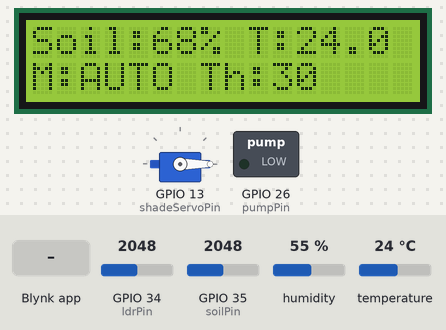
Simulated run of this sketch. Board: ESP32. Shown: 16×2 character LCD, servo, switched loads named in the sketch (green lamp = pin HIGH). The inputs (shaded band) are chosen by the test bench; at power-on: GPIO 35 (soilPin) = 2048, GPIO 34 (ldrPin) = 2048, humidity 55 %, temperature 24 °C. WiFi joins after 1.5 s; servers stay silent unless stated; the local clock reads 2024-03-15 10:24:30 at power-on unless the sketch sets it; what the sketch prints to the serial monitor is not drawn.

Above: at 5.5 s.
5.6 s: Blynk app writes 1 to V10
At 6.3 s:
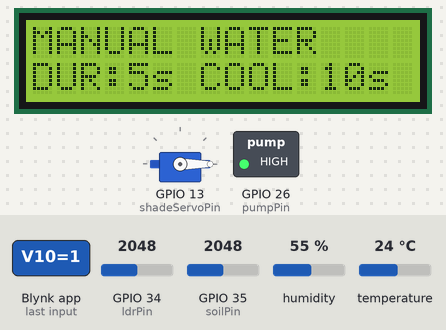
21.1 s: GPIO 35 (soilPin) set to 3117
At 23.5 s:
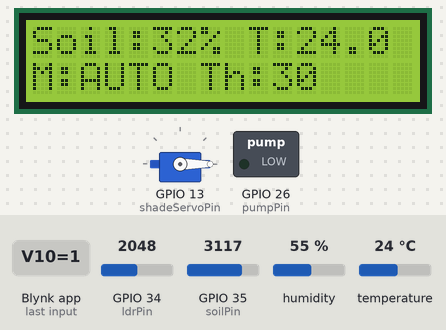
24.4 s: GPIO 35 (soilPin) set to 3240
At 27.7 s:
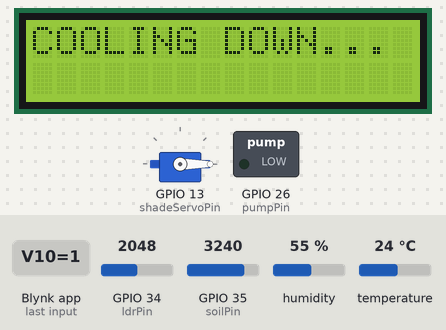
30.4 s: Blynk app writes 200 to V16
At 38.25 s:
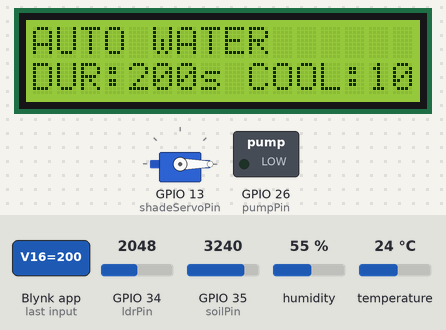
Timing chart, 0 to 39.8 s (numbered marks = the images above; inputs shaded):
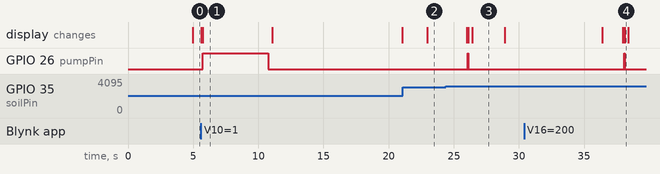

Measured:
- the behaviour switches between 3166 and 3167 on GPIO 35 (soilPin) (found by bisection; images 2 and 3)
- after the input at 5.6 s, GPIO 26 (pumpPin): LOW → HIGH after 0.12 s, → LOW 5.0 s later; the display: first changes at once (image 1 shows a later state)
- after the input at 21.1 s, the display: changes after 1.9 s (image 2)
- after the input at 24.4 s, GPIO 26 (pumpPin): LOW → HIGH after 1.7 s, → LOW 0.03 s later; the display: first changes after 1.6 s (image 3 shows a later state)
- after the input at 30.4 s, the display: first differs from a run without the input after 7.7 s (image 4)
- what the display in image 1 shows lasts 5.4 s, from 5.7 s to 11.1 s
- what the display in image 3 shows lasts 2.5 s, from 26.4 s to 28.9 s

The sketch:

IEEE_Mini_project.ino
```cpp
#define BLYNK_PRINT Serial
#define BLYNK_TEMPLATE_ID "TMPL63Wrm7ORO"
#define BLYNK_TEMPLATE_NAME "Plant Monitoring System"
#define BLYNK_AUTH_TOKEN "YOUR_BLYNK_AUTH_TOKEN"

#include <WiFi.h>
#include <WiFiClient.h>
#include <BlynkSimpleEsp32.h>
#include <DHT.h>
#include <ESP32Servo.h>
#include <LiquidCrystal_I2C.h>
#include <time.h>

// --- Configuration ---
const char* ssid = "YOUR_WIFI_NAME";
const char* password = "YOUR_WIFI_PASSWORD";

#define DHTPIN 4
#define DHTTYPE DHT11
DHT dht(DHTPIN, DHTTYPE);

LiquidCrystal_I2C lcd(0x27, 16, 2);

Servo shadeServo;
int shadeServoPin = 13;
int pumpPin = 26;
int ldrPin = 34;
int soilPin = 35;

// Soil Moisture Calibration
int soilDry = 4095;
int soilWet = 1100;

BlynkTimer timer;

// NTP Time Configuration
const char* ntpServer = "pool.ntp.org";
const long gmtOffset_sec = 28800;
const int daylightOffset_sec = 0;

// System Status Variables
bool Spray = false;
bool Cool = false;
int systemMode = 1;
int soilThreshold = 30;
int scheduleHour = 8;
int scheduleMinute = 0;
int sprayDuration = 5;
bool autoShade = true;
int manualServoAngle = 0;

// --- LCD Refresh Optimization ---
// This function prevents screen flickering and display errors
// by avoiding frequent lcd.clear() operations during sensor readings.
void updateLCD(const char* line1, const char* line2) {
  if (Spray) return; // LCD is controlled by triggerPump during watering

  lcd.setCursor(0, 0);
  lcd.print("                ");
  lcd.setCursor(0, 0);
  lcd.print(line1);

  lcd.setCursor(0, 1);
  lcd.print("                ");
  lcd.setCursor(0, 1);
  lcd.print(line2);
}

// --- Blynk Control Callbacks ---
BLYNK_WRITE(V3) { autoShade = param.asInt(); }
BLYNK_WRITE(V4) { manualServoAngle = param.asInt(); }
BLYNK_WRITE(V11) { if(systemMode == 1) soilThreshold = param.asInt(); }
BLYNK_WRITE(V13) { if(systemMode == 2) scheduleHour = param.asInt(); }
BLYNK_WRITE(V15) { if(systemMode == 2) scheduleMinute = param.asInt(); }
BLYNK_WRITE(V16) { sprayDuration = param.asInt(); }

BLYNK_WRITE(V14) {
  systemMode = param.asInt();

  // Widget visibility control
  Blynk.setProperty(V10, "isHidden", !(systemMode == 0));
  Blynk.setProperty(V11, "isHidden", !(systemMode == 1));
  Blynk.setProperty(V13, "isHidden", !(systemMode == 2));
  Blynk.setProperty(V15, "isHidden", !(systemMode == 2));

  lcd.clear();
}

// Manual Watering Control
BLYNK_WRITE(V10) {
  if (param.asInt() == 1 && !Spray && !Cool) {
    triggerPump("MANUAL WATER");
  }
}

BLYNK_CONNECTED() {
  Blynk.syncVirtual(V11, V13, V14, V15, V16);
}

// --- Water Pump Activation Function ---
// Includes LCD display error prevention
void triggerPump(const char* msg) {
  Spray = true;

  // Clear the LCD before activating the pump
  // to allow sufficient CPU time for I2C communication
  lcd.clear();
  lcd.print("PUMP STARTING...");

  delay(100); // Allow time for the initial power surge to settle

  digitalWrite(pumpPin, HIGH);
  Serial.println(msg);

  // Display watering information
  lcd.clear();
  lcd.setCursor(0, 0);
  lcd.print(msg);

  char durMsg[17];
  snprintf(durMsg, sizeof(durMsg), "DUR:%ds COOL:10s", sprayDuration);

  lcd.setCursor(0, 1);
  lcd.print(durMsg);

  // Set pump shutdown timer
  timer.setTimeout(sprayDuration * 1000L, []() {
    digitalWrite(pumpPin, LOW); // Turn off the pump
    Spray = false;
    Cool = true;

    delay(200); // Allow the power supply voltage to stabilize

    lcd.init(); // Reinitialize LCD to prevent possible display errors
    lcd.backlight();
    lcd.clear();
    lcd.print("COOLING DOWN...");

    // Resume normal operation after a 10-second cooldown
    timer.setTimeout(10000L, []() {
      Cool = false;
      lcd.clear();
    });
  });
}

// --- Sensor Reading Function ---
void readSensors() {
  float airTemp = dht.readTemperature();
  float airHum = dht.readHumidity();
  int lightValue = analogRead(ldrPin);
  int soilRaw = analogRead(soilPin);

  if (isnan(airTemp)) return;

  int soilPercent = map(soilRaw, soilDry, soilWet, 0, 100);
  soilPercent = constrain(soilPercent, 0, 100);

  // Upload sensor readings to Blynk
  Blynk.virtualWrite(V0, airTemp);
  Blynk.virtualWrite(V1, lightValue);
  Blynk.virtualWrite(V2, soilPercent);

  // LCD Status Display Logic
  if (Cool) {
    lcd.setCursor(0, 0);
    lcd.print("SYSTEM COOLING ");
  }
  else if (!Spray) {
    char l1[17], l2[17];

    const char* mNames[] = {"MAN", "AUTO", "SCD"};

    snprintf(l1, sizeof(l1), "Soil:%d%% T:%.1f", soilPercent, airTemp);

    if (systemMode == 1)
      snprintf(l2, sizeof(l2), "M:AUTO Th:%d", soilThreshold);
    else if (systemMode == 2)
      snprintf(l2, sizeof(l2), "M:SCD  %02d:%02d", scheduleHour, scheduleMinute);
    else
      snprintf(l2, sizeof(l2), "Mode: MANUAL  ");

    updateLCD(l1, l2);
  }

  // Automatic Watering Control
  if (systemMode == 1 && !Spray && !Cool) {
    if (soilPercent <= soilThreshold) {
      triggerPump("AUTO WATER");
    }
  }

  // Automatic Sunshade Control
  if (autoShade) {
    if (lightValue > 2500 && airTemp > 30) {
      shadeServo.write(90);
    } else {
      shadeServo.write(0);
    }
  } else {
    shadeServo.write(manualServoAngle);
  }
}

// --- Scheduled Watering Function ---
void checkSchedule() {
  if (systemMode != 2) return;

  struct tm timeinfo;

  if (!getLocalTime(&timeinfo)) return;

  if (timeinfo.tm_hour == scheduleHour &&
      timeinfo.tm_min == scheduleMinute &&
      timeinfo.tm_sec == 0) {

    if (!Spray && !Cool) {
      triggerPump("SCHED WATER");
    }
  }
}

// --- System Initialization ---
void setup() {
  Serial.begin(115200);

  lcd.init();
  lcd.backlight();
  lcd.print("System Ready!");

  WiFi.begin(ssid, password);

  while (WiFi.status() != WL_CONNECTED) {
    delay(500);
  }

  Blynk.config(BLYNK_AUTH_TOKEN);
  Blynk.connect();

  configTime(gmtOffset_sec, daylightOffset_sec, ntpServer);

  dht.begin();

  pinMode(pumpPin, OUTPUT);
  digitalWrite(pumpPin, LOW);

  shadeServo.attach(shadeServoPin);
  shadeServo.write(0);

  timer.setInterval(3000L, readSensors);
  timer.setInterval(1000L, checkSchedule);
}

void loop() {
  Blynk.run();
  timer.run();
}
```
